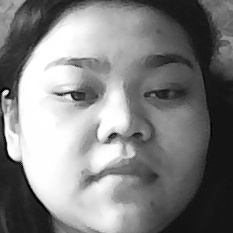
#> input picture dataset/User.Alicia.10.jpg, 233 x 233 px, given in place of the camera
$ jupyter execute --allow-errors 'Face recognition-all-process.ipynb'
#> lines starting #> are read from the running program, lines starting #| are printed output that depends on the picture; after the words box and inside, x2 and y2 are one past the last pixel; in counts of white or black regions, pixels touching at a corner belong together
[cell 1]
import cv2
import os
import numpy as np

cam = cv2.VideoCapture(0)
cam.set(3, 640) #Height
cam.set(4, 480) #Weight
face_detector = cv2.CascadeClassifier(cv2.data.haarcascades + 'haarcascade_frontalface_default.xml')
name = input('\n Enter your name = ')
#> the answer given: dataset/User.Alicia.10.jpg
print("\n Look at the camera and wait")

id_count = 0
while(True):
    ret, img = cam.read()
#> img is the input picture: shape (233, 233, 3); min 0, max 255, mean 128.6
    gray = cv2.cvtColor(img, cv2.COLOR_BGR2GRAY)
    face = face_detector.detectMultiScale(gray, 1.25, 6, minSize = (100,100))
#> face = [[14, 17, 199, 199]]

    for (x,y,w,h) in face:
        cv2.rectangle(img, (x,y), (x+w,y+h), (0, 0, 255), 2)
        cface_gray = gray[y:y+h, x:x+w]
        cface_resize = cv2.resize(cface_gray, (270,270), interpolation=cv2.INTER_AREA)
        norm_img = np.zeros((cface_resize.shape[0], cface_resize.shape[1]))
        cface_norm = cv2.normalize(cface_resize, norm_img, 0, 255, cv2.NORM_MINMAX)
        id_count += 1
        cv2.imwrite("dataset/User." + str(name) +'.' + str(id_count) + ".jpg", cface_resize)
#> this loop made 1 pass
#> (x, y, w, h, id_count) on pass 1: (14, 17, 199, 199, 1)
#> pass 1, `cface_gray = gray[y:y+h, x:x+w]`:
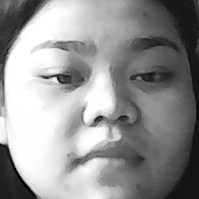
#> cface_gray: shape (199, 199); min 0, max 255, mean 148.2
#> after the loop:
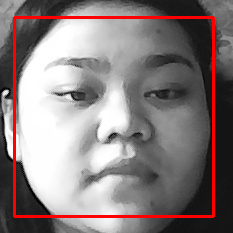
#> img: shape (233, 233, 3); 4.39% of pixels changed, all inside (x1, y1, x2, y2) = (13, 16, 215, 218)
#> after the loop, id_count = 1

    cv2.imshow('image', img)
    k = cv2.waitKey(100) & 0xff
#> (key Esc is pressed here)

    if k == 27:
        break
    if id_count >= 30:
         break

print("\n Exiting Program")
cam.release()
cv2.destroyAllWindows()

[cell 2]
import cv2
import numpy as np
from PIL import Image
import os
#from sklearn.preprocessing import LabelEncoder

path = 'dataset'
recognizer = cv2.face.LBPHFaceRecognizer_create()
detector = cv2.CascadeClassifier(cv2.data.haarcascades+"haarcascade_frontalface_default.xml");

def Split_Image_Name(path):
    imagePaths = [os.path.join(path,i) for i in os.listdir(path)]
    faceSamples=[]
    names = []
    for path in imagePaths:
        PIL_img = Image.open(path).convert('L')
        img_array = np.array(PIL_img,'uint8')
        name = os.path.split(path)[1].split('.')[1]
        face = detector.detectMultiScale(img_array)
        for (x,y,w,h) in face:
            faceSamples.append(img_array[y:y+h,x:x+w])
            names.append(name)
    return faceSamples,names

def label_encoder(x):
    temp = []
    for i in range(len(x)):
        if x[i] not in temp:
            temp.append(x[i])

    temp_dict = dict()
    for i in range(len(temp)):
        temp_dict[temp[i]] = i

    labeled = []
    for i in range(len(x)):
        val = temp_dict[x[i]]
        labeled.append(val)
    labeled = np.array(labeled)

    return labeled

print ("\n Training...")
face,name = Split_Image_Name(path)
#> in Split_Image_Name, `face = detector.detectMultiScale(img_array)`: face = [[18, 17, 199, 199]]
#> the loop in Split_Image_Name, `for (x,y,w,h) in face:` made 1 pass
#> after the loop in Split_Image_Name, `for (x,y,w,h) in face:`: faceSamples = 1 item; names = ['Alicia']
#> face = 1 item; name = ['Alicia']
ids = label_encoder(name)
#> the loop in label_encoder, `for i in range(len(x)):` made 1 pass
#> the loop in label_encoder, `for i in range(len(temp)):` made 1 pass
#> after the loop in label_encoder, `for i in range(len(temp)):`: temp_dict = {'Alicia': 0}
#> the loop in label_encoder, `for i in range(len(x)):` made 1 pass
#> val on pass 1: 0
#> after the loop in label_encoder, `for i in range(len(x)):`: labeled = [0]
#> ids = [0]
recognizer.train(face, ids)
#> (the rest of this cell did not finish here and is left out)
